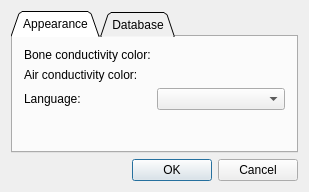
<?xml version="1.0" encoding="UTF-8"?>
<ui version="4.0">
 <class>SettingsDialog</class>
 <widget class="QDialog" name="SettingsDialog">
  <property name="geometry">
   <rect>
    <x>0</x>
    <y>0</y>
    <width>309</width>
    <height>192</height>
   </rect>
  </property>
  <property name="windowTitle">
   <string>Settings</string>
  </property>
  <layout class="QVBoxLayout" name="verticalLayout">
   <item>
    <widget class="QTabWidget" name="tabWidget">
     <property name="tabPosition">
      <enum>QTabWidget::North</enum>
     </property>
     <property name="tabShape">
      <enum>QTabWidget::Triangular</enum>
     </property>
     <property name="currentIndex">
      <number>0</number>
     </property>
     <property name="elideMode">
      <enum>Qt::ElideNone</enum>
     </property>
     <property name="documentMode">
      <bool>false</bool>
     </property>
     <property name="tabsClosable">
      <bool>false</bool>
     </property>
     <property name="movable">
      <bool>false</bool>
     </property>
     <widget class="QWidget" name="tab">
      <attribute name="title">
       <string>Appearance</string>
      </attribute>
      <layout class="QFormLayout" name="formLayout">
       <item row="0" column="0">
        <widget class="QLabel" name="label">
         <property name="text">
          <string>Bone conductivity color:</string>
         </property>
        </widget>
       </item>
       <item row="0" column="1">
        <widget class="ColorPicker" name="widget" native="true"/>
       </item>
       <item row="1" column="0">
        <widget class="QLabel" name="label_2">
         <property name="text">
          <string>Air conductivity color:</string>
         </property>
        </widget>
       </item>
       <item row="1" column="1">
        <widget class="ColorPicker" name="widget_2" native="true"/>
       </item>
       <item row="2" column="0">
        <widget class="QLabel" name="label_3">
         <property name="text">
          <string>Language:</string>
         </property>
        </widget>
       </item>
       <item row="2" column="1">
        <widget class="QComboBox" name="languageCB">
         <property name="frame">
          <bool>true</bool>
         </property>
        </widget>
       </item>
      </layout>
     </widget>
     <widget class="QWidget" name="tab_2">
      <attribute name="title">
       <string>Database</string>
      </attribute>
     </widget>
    </widget>
   </item>
   <item>
    <layout class="QHBoxLayout" name="horizontalLayout">
     <item>
      <spacer name="horizontalSpacer">
       <property name="orientation">
        <enum>Qt::Horizontal</enum>
       </property>
       <property name="sizeHint" stdset="0">
        <size>
         <width>40</width>
         <height>20</height>
        </size>
       </property>
      </spacer>
     </item>
     <item>
      <widget class="QPushButton" name="okPB">
       <property name="text">
        <string>OK</string>
       </property>
      </widget>
     </item>
     <item>
      <widget class="QPushButton" name="cancelPB">
       <property name="text">
        <string>Cancel</string>
       </property>
      </widget>
     </item>
    </layout>
   </item>
  </layout>
 </widget>
 <layoutdefault spacing="6" margin="11"/>
 <customwidgets>
  <customwidget>
   <class>ColorPicker</class>
   <extends>QWidget</extends>
   <header location="global">ColorPicker.h</header>
   <container>1</container>
  </customwidget>
 </customwidgets>
 <resources/>
 <connections/>
</ui>
